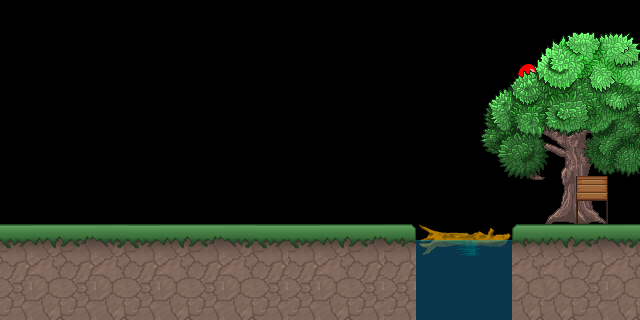

Tiled map render using the project's own tile images. Description and the map definition, with tile-layer contents summarised, below:
An orthogonal 20x10 tile map with 32x32 px tiles, 5 tile layers (balloon, ground, wood, water, ...), 4 tilesets and 6 objects (2x Ground, Position, Message, Item, Wood).

<map version="1.0" orientation="orthogonal" renderorder="right-down" width="20" height="10" tilewidth="32" tileheight="32" nextobjectid="38">
 <properties>
  <property name="Weather" value="Sunny" />
 </properties>
 <tileset firstgid="1" name="wood" tilewidth="32" tileheight="32" tilecount="3" columns="3">
  <image source="wood.png" width="96" height="32" />
 </tileset>
 <tileset firstgid="4" name="grass" tilewidth="32" tileheight="32" tilecount="320" columns="16">
  <image source="grass.png" width="512" height="640" />
 </tileset>
 <tileset firstgid="324" name="terrain_atlas" tilewidth="32" tileheight="32" tilecount="1024" columns="32">
  <image source="terrain_atlas.png" width="1024" height="1024" />
  <terraintypes>
   <terrain name="水" tile="-1" />
  </terraintypes>
  <tile id="267">
   <properties>
    <property name="Collidable" type="bool" value="true" />
   </properties>
  </tile>
  <tile id="291" terrain="0,0,0,0" />
  <tile id="355" terrain="0,0,0," />
  <tile id="356" terrain="0,0,," />
  <tile id="357" terrain="0,0,,0" />
  <tile id="387" terrain="0,,0," />
  <tile id="389" terrain=",0,,0" />
  <tile id="419" terrain="0,,0,0" />
  <tile id="420" terrain=",,0,0" />
  <tile id="421" terrain=",0,0,0" />
  <tile id="437">
   <animation>
    <frame tileid="405" duration="300" />
    <frame tileid="437" duration="300" />
   </animation>
  </tile>
  <tile id="451" terrain="0,0,0,0" />
  <tile id="452" terrain="0,0,0,0" />
  <tile id="453" terrain="0,0,,0" />
 </tileset>
 <tileset firstgid="1348" name="balloon" tilewidth="32" tileheight="32" tilecount="2" columns="1">
  <image source="balloon.png" width="32" height="64" />
 </tileset>
 <layer name="balloon" width="20" height="10">
  <data>[200 cells, 2 non-empty, 2 distinct tile ids]</data>
 </layer>
 <layer name="ground" width="20" height="10">
  <data>[200 cells, 81 non-empty, 48 distinct tile ids]</data>
 </layer>
 <layer name="wood" width="20" height="10">
  <properties>
   <property name="Action" value="Move" />
   <property name="Delay" type="float" value="2" />
   <property name="Duration" type="float" value="3" />
   <property name="IsWeather" type="bool" value="true" />
   <property name="RainyTileX" type="int" value="0" />
   <property name="RainyTileY" type="int" value="0" />
   <property name="SunnyTileX" type="int" value="0" />
   <property name="SunnyTileY" type="int" value="-2" />
  </properties>
  <data>[200 cells, 3 non-empty, 3 distinct tile ids]</data>
 </layer>
 <layer name="water" width="20" height="10" opacity="0.5">
  <properties>
   <property name="Action" value="Move" />
   <property name="Delay" type="float" value="2" />
   <property name="Duration" type="float" value="3" />
   <property name="IsWeather" type="bool" value="true" />
   <property name="RainyTileX" type="int" value="0" />
   <property name="RainyTileY" type="int" value="0" />
   <property name="SunnyTileX" type="int" value="0" />
   <property name="SunnyTileY" type="int" value="-2" />
  </properties>
  <data>[200 cells, 9 non-empty, 3 distinct tile ids]</data>
 </layer>
 <layer name="panel" width="20" height="10">
  <data>[200 cells, 2 non-empty, 2 distinct tile ids]</data>
 </layer>
 <objectgroup name="roles">
  <object id="1" name="doll" type="Position" x="13" y="225" />
 </objectgroup>
 <objectgroup name="interaction">
  <object id="27" name="panel" type="Message" x="576.143" y="174.793" width="32" height="26.0868">
   <properties>
    <property name="RainyBubbleName" value="say_house" />
    <property name="SunnyBubbleName" value="say_house" />
   </properties>
  </object>
  <object id="37" name="balloon" type="Item" x="512" y="57.9566" width="32" height="26.0868" />
 </objectgroup>
 <objectgroup color="#000000" name="barriers">
  <object id="28" name="g_1" type="Ground" x="0" y="224" width="416" height="96">
   <properties>
    <property name="VecPoints" value="(0,0);(0,3);(13,3);(13,0)" />
   </properties>
  </object>
  <object id="29" name="g_2" type="Ground" x="512" y="224" width="128" height="96">
   <properties>
    <property name="VecPoints" value="(16,0);(16,3);(20,3);(20,0)" />
   </properties>
  </object>
  <object id="31" name="w_1" type="Wood" x="416" y="224" width="96" height="96">
   <properties>
    <property name="VecPoints" value="(13,0);(13,3);(16,3);(16,0)" />
    <property name="parentLayer" value="wood" />
   </properties>
  </object>
 </objectgroup>
</map>
